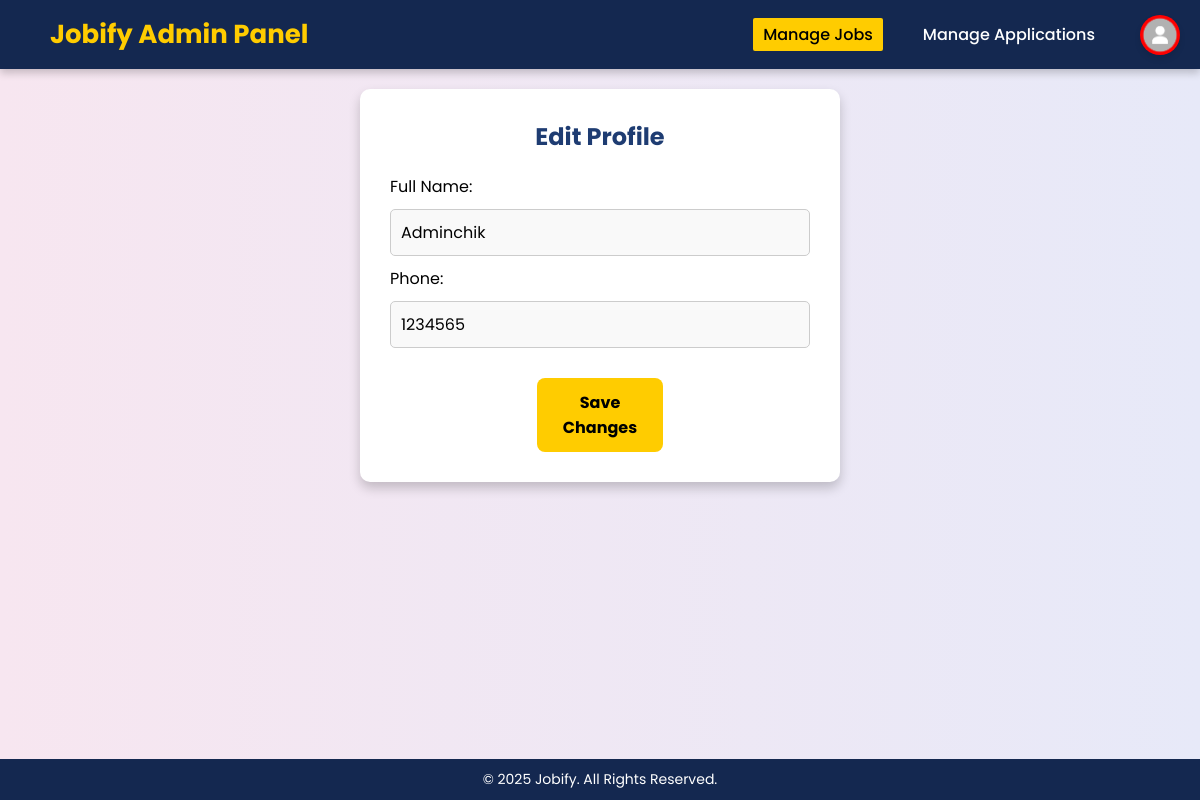
The page /edit-profile.php (signed in) on the database as committed earlier.
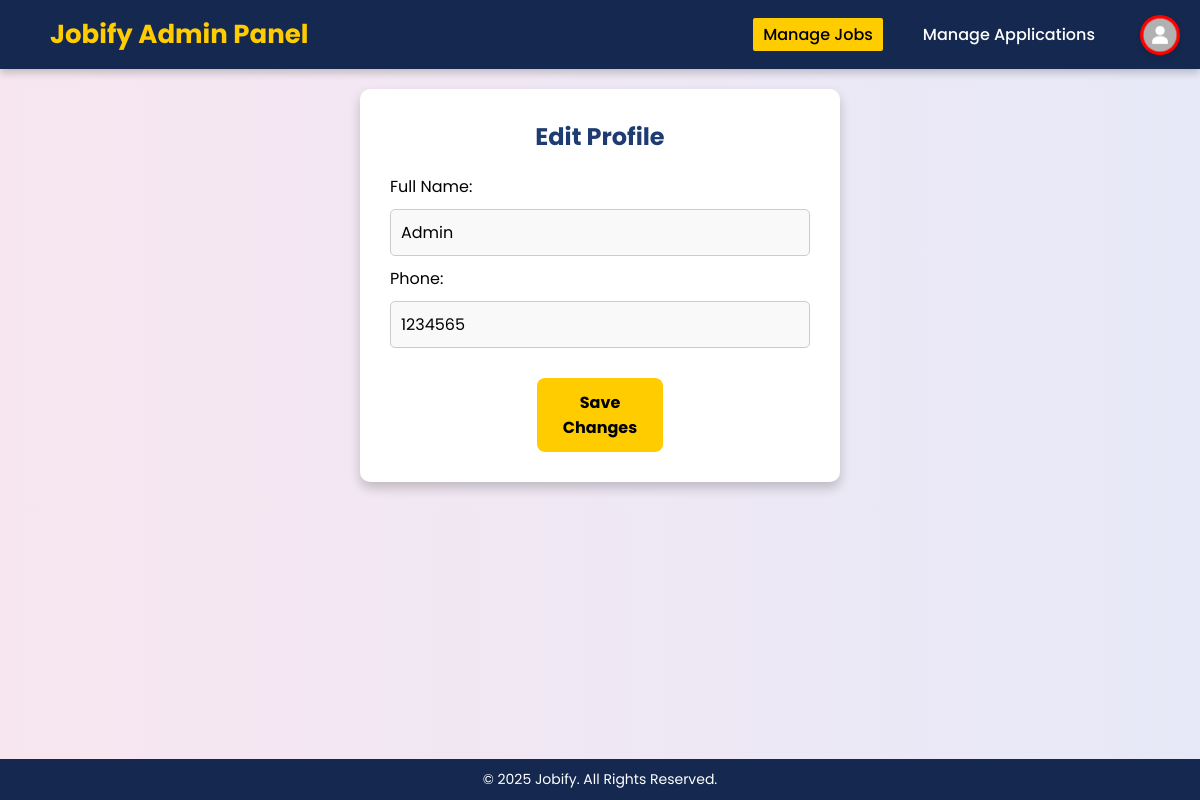
The same page on the database as committed later.
### tables this page shows
CREATE TABLE `users` (
  `id` int(11) NOT NULL,
  `name` varchar(255) NOT NULL,
  `email` varchar(255) NOT NULL,
  `password` varchar(255) NOT NULL,
  `role` enum('admin','job_seeker') NOT NULL,
  `created_at` timestamp NOT NULL DEFAULT current_timestamp(),
  `phone` varchar(20) NOT NULL,
  `reset_token` varchar(255) DEFAULT NULL
);

### edit-profile.php (the view, shortened to what this page needs)
<?php
include 'php/config.php';
$user_id = $_SESSION['user_id'];
$query = "SELECT name, phone, role FROM users WHERE id = ?";
$stmt = $conn->prepare($query);
$stmt->bind_param("i", $user_id);
$stmt->execute();
$result = $stmt->get_result();
$user = $result->fetch_assoc();
?>
<!DOCTYPE html>
<html lang="en">
<head>
    <link rel="stylesheet" href="css/style.css">
    <link rel="stylesheet" href="https://cdnjs.cloudflare.com/ajax/libs/font-awesome/6.7.2/css/all.min.css">
</head>
<body>
    <?php if ($user['role'] == 'admin'): ?>
    <header>
        <div class="admin-logo">
            <h1 style="font-size: 26px;">Jobify Admin Panel</h1>
        </div>
        <nav>
            <ul>
                <li><a href="manage-jobs.php" class="active">Manage Jobs</a></li>
                <li><a href="manage-applications.php">Manage Applications</a></li>
                <div class="profile-icon" onclick="toggleSidebar()">
                    <img src="assets/images/profile.png" alt="Profile">
                </div>
            </ul>
        </nav>
    </header>
    <?php endif; ?>
    <main class="apply-container">
        <h2 style="text-align: center;">Edit Profile</h2>
        <form method="POST" class="apply-form">
            <label for="name">Full Name:</label>
            <div class="apply-group">
                <input type="text" name="name" value="<?= htmlspecialchars($user['name']) ?>" required>
            </div>
            <label for="phone">Phone:</label>
            <div class="apply-group">
                <input type="text" name="phone" value="<?= htmlspecialchars($user['phone']) ?>" required>
            </div>
            <button type="submit" style="width: 30%;">Save Changes</button>
        </form>
    </main>
    <footer>
        <p>&copy; 2025 Jobify. All Rights Reserved.</p>
    </footer>
</body>
</html>

Rows that differ between the two databases and show on the page:
changed users: name "Adminchik" → "Admin"
